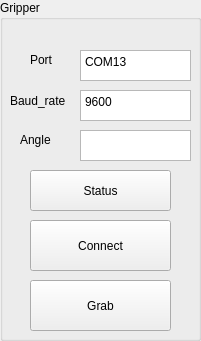
   <widget class="QGroupBox" name="groupBox_8">
    <property name="geometry">
     <rect>
      <x>670</x>
      <y>610</y>
      <width>201</width>
      <height>341</height>
     </rect>
    </property>
    <property name="title">
     <string>Gripper</string>
    </property>
    <widget class="QLabel" name="label_35">
     <property name="geometry">
      <rect>
       <x>30</x>
       <y>50</y>
       <width>63</width>
       <height>20</height>
      </rect>
     </property>
     <property name="text">
      <string>Port</string>
     </property>
    </widget>
    <widget class="QLabel" name="label_36">
     <property name="geometry">
      <rect>
       <x>10</x>
       <y>90</y>
       <width>71</width>
       <height>21</height>
      </rect>
     </property>
     <property name="text">
      <string>Baud_rate</string>
     </property>
    </widget>
    <widget class="QLabel" name="label_37">
     <property name="geometry">
      <rect>
       <x>20</x>
       <y>130</y>
       <width>63</width>
       <height>20</height>
      </rect>
     </property>
     <property name="text">
      <string>Angle</string>
     </property>
    </widget>
    <widget class="QPushButton" name="Connect_Arduino">
     <property name="geometry">
      <rect>
       <x>30</x>
       <y>220</y>
       <width>141</width>
       <height>51</height>
      </rect>
     </property>
     <property name="text">
      <string>Connect</string>
     </property>
    </widget>
    <widget class="QPushButton" name="Grab">
     <property name="geometry">
      <rect>
       <x>30</x>
       <y>280</y>
       <width>141</width>
       <height>51</height>
      </rect>
     </property>
     <property name="text">
      <string>Grab</string>
     </property>
    </widget>
    <widget class="QTextEdit" name="edit_port_com">
     <property name="geometry">
      <rect>
       <x>80</x>
       <y>50</y>
       <width>111</width>
       <height>31</height>
      </rect>
     </property>
     <property name="readOnly">
      <bool>false</bool>
     </property>
     <property name="markdown">
      <string>COM13

</string>
     </property>
     <property name="html">
      <string>&lt;!DOCTYPE HTML PUBLIC &quot;-//W3C//DTD HTML 4.0//EN&quot; &quot;http://www.w3.org/TR/REC-html40/strict.dtd&quot;&gt;
&lt;html&gt;&lt;head&gt;&lt;meta name=&quot;qrichtext&quot; content=&quot;1&quot; /&gt;&lt;meta charset=&quot;utf-8&quot; /&gt;&lt;style type=&quot;text/css&quot;&gt;
p, li { white-space: pre-wrap; }
hr { height: 1px; border-width: 0; }
li.unchecked::marker { content: &quot;\2610&quot;; }
li.checked::marker { content: &quot;\2612&quot;; }
&lt;/style&gt;&lt;/head&gt;&lt;body style=&quot; font-family:'Segoe UI'; font-size:9pt; font-weight:400; font-style:normal;&quot;&gt;
&lt;p style=&quot; margin-top:0px; margin-bottom:0px; margin-left:0px; margin-right:0px; -qt-block-indent:0; text-indent:0px;&quot;&gt;COM13&lt;/p&gt;&lt;/body&gt;&lt;/html&gt;</string>
     </property>
    </widget>
    <widget class="QTextEdit" name="edit_baud_rate">
     <property name="geometry">
      <rect>
       <x>80</x>
       <y>90</y>
       <width>111</width>
       <height>31</height>
      </rect>
     </property>
     <property name="markdown">
      <string>9600

</string>
     </property>
     <property name="html">
      <string>&lt;!DOCTYPE HTML PUBLIC &quot;-//W3C//DTD HTML 4.0//EN&quot; &quot;http://www.w3.org/TR/REC-html40/strict.dtd&quot;&gt;
&lt;html&gt;&lt;head&gt;&lt;meta name=&quot;qrichtext&quot; content=&quot;1&quot; /&gt;&lt;meta charset=&quot;utf-8&quot; /&gt;&lt;style type=&quot;text/css&quot;&gt;
p, li { white-space: pre-wrap; }
hr { height: 1px; border-width: 0; }
li.unchecked::marker { content: &quot;\2610&quot;; }
li.checked::marker { content: &quot;\2612&quot;; }
&lt;/style&gt;&lt;/head&gt;&lt;body style=&quot; font-family:'Segoe UI'; font-size:9pt; font-weight:400; font-style:normal;&quot;&gt;
&lt;p style=&quot; margin-top:0px; margin-bottom:0px; margin-left:0px; margin-right:0px; -qt-block-indent:0; text-indent:0px;&quot;&gt;9600&lt;/p&gt;&lt;/body&gt;&lt;/html&gt;</string>
     </property>
    </widget>
    <widget class="QTextEdit" name="edit_angle">
     <property name="geometry">
      <rect>
       <x>80</x>
       <y>130</y>
       <width>111</width>
       <height>31</height>
      </rect>
     </property>
    </widget>
    <widget class="QPushButton" name="Arduino_state">
     <property name="geometry">
      <rect>
       <x>30</x>
       <y>170</y>
       <width>141</width>
       <height>41</height>
      </rect>
     </property>
     <property name="text">
      <string>Status</string>
     </property>
    </widget>
   </widget>
